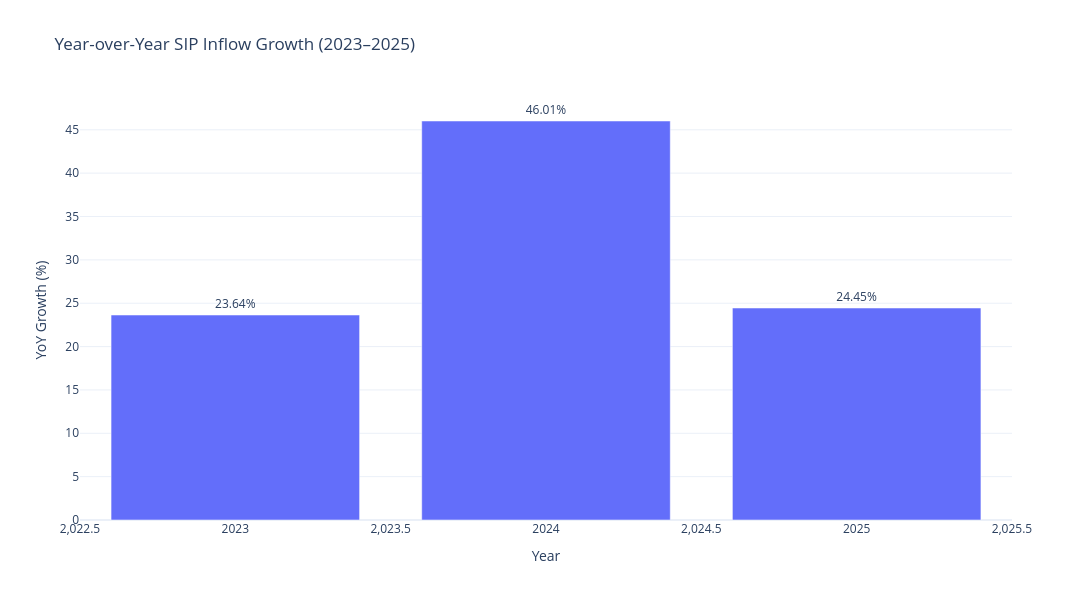

Notebook code cell kept with this figure:
### Code cell
fig = px.bar(
    yearly_sip.dropna(subset=['growth_pct']),
    x='year',
    y='growth_pct',
    text='growth_pct',
    title='Year-over-Year SIP Inflow Growth (2023–2025)',
    labels={
        'year': 'Year',
        'growth_pct': 'Growth (%)'
    }
)

fig.update_traces(
    texttemplate='%{y:.2f}%',
    textposition='outside'
)

fig.update_layout(
    template='plotly_white',
    width=1100,
    height=600,
    yaxis_title='YoY Growth (%)'
)

fig.show()

### Figure 1 — Plotly figure (JSON) as saved in the notebook; plotly's stock layout.template omitted (floating-point values rounded to 4 significant figures)
{"data": [{"hovertemplate": "Year=%{x}<br>Growth (%)=%{text}<extra></extra>", "legendgroup": "", "marker": {"color": "#636efa", "pattern": {"shape": ""}}, "name": "", "orientation": "v", "showlegend": false, "text": [23.64, 46.01, 24.45], "textposition": "outside", "texttemplate": "%{y:.2f}%", "type": "bar", "x": [2023, 2024, 2025], "xaxis": "x", "y": [23.64, 46.01, 24.45], "yaxis": "y"}], "layout": {"barmode": "relative", "height": 600, "legend": {"tracegroupgap": 0}, "title": {"text": "Year-over-Year SIP Inflow Growth (2023–2025)"}, "width": 1100, "xaxis": {"anchor": "y", "domain": [0, 1], "title": {"text": "Year"}}, "yaxis": {"anchor": "x", "domain": [0, 1], "title": {"text": "YoY Growth (%)"}}}}
